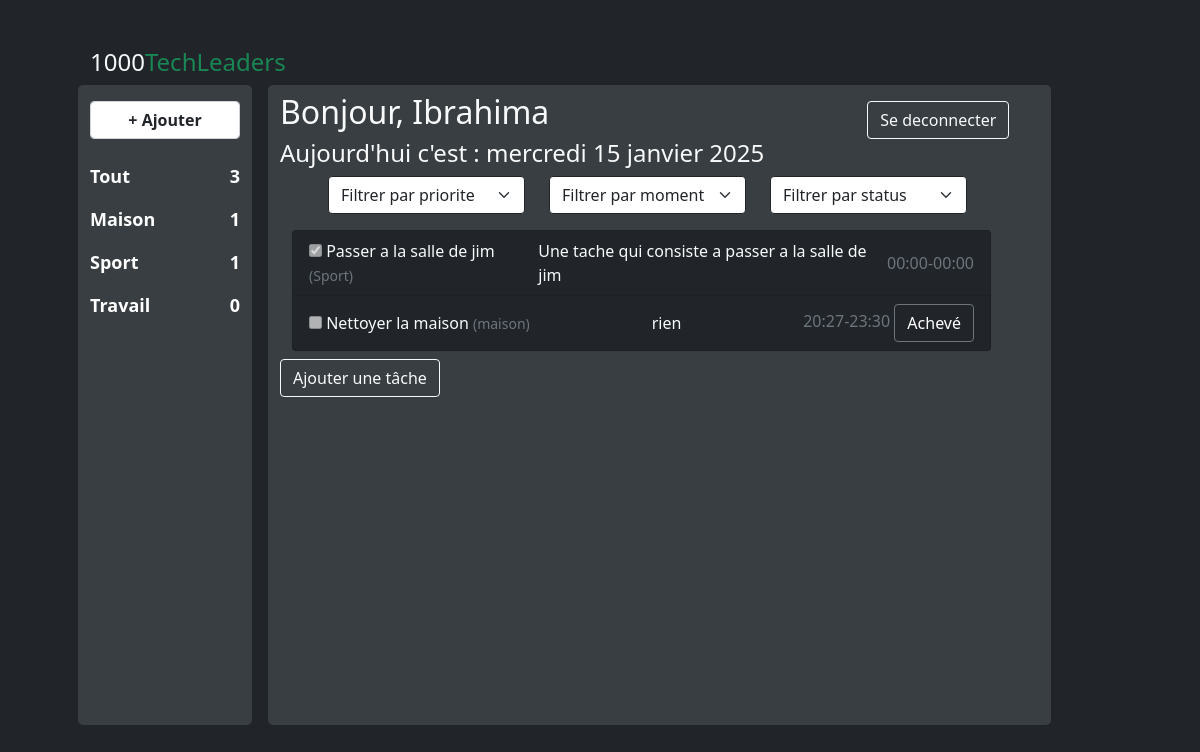
Screenshot of /index/ (signed in) with the database file from the repository.
### task/models.py (models this page shows, shortened)
class Categorie(models.Model):
    name = models.CharField(max_length=100, validators=[MinLengthValidator(3)])
    created_at = models.DateTimeField(auto_now_add=True)
    def __str__(self):
        return self.name

class Task(models.Model):
    priority_choice = [
        ('Basse', 'Basse'),
        ('Moyenne', 'Moyenne'),
        ('Haute', 'Haute'),
        ('Maximale', 'Maximale'),
    ]
    categorie = models.ForeignKey(Categorie, on_delete=models.CASCADE, db_index=True)
    title = models.CharField(max_length=100, validators=[MinLengthValidator(3)])
    description = models.TextField(blank=True, null=True)
    start_date = models.DateTimeField()
    end_date = models.DateTimeField()
    priority = models.CharField(max_length=10, choices=priority_choice, default='Basse')
    status = models.BooleanField(default=False)
    class Meta:
        indexes = [
            models.Index(fields=['categorie', 'end_date', 'start_date', 'priority'])
        ]

### task/views.py (the view)
# urls.py: path('index/', index , name='index'),
@login_required(login_url='/signin/')
def index(request):
    categories = Categorie.objects.all()
    formCategory = CategorieForm()
    formTask = TaskForm()
    tasks = Task.objects.all()
    tasks = trie(request, tasks)
    context = {
        'categories': categories,
        'formCategory': formCategory,
        'formTask': formTask,
        'tasks': tasks,
        'today': timezone.now().date
    }
    return render(request, 'index.html', context)

### task/forms.py
class CategorieForm(forms.ModelForm):
    class Meta:
        model = Categorie
        fields = ('name', )
        widjets = {
            'name': forms.TextInput(attrs={'class': 'form-control bg-dark text-white border-secondary'}),
        }

class TaskForm(forms.ModelForm):
    class Meta:
        model = Task
        fields = ('categorie', 'title', 'description', 'start_date', 'end_date', 'priority')
        widgets = {
            'categorie': forms.Select(attrs={'class': 'form-control bg-dark text-white border-secondary'}),
            'title': forms.TextInput(attrs={'class': 'form-control bg-dark text-white border-secondary'}),
            'description': forms.Textarea(attrs={'class': 'form-control bg-dark text-white border-secondary', 'rows': 3}),
            'start_date': forms.DateTimeInput(format='%Y-%m-%dT%H:%M',attrs={'type': 'date', 'class': 'form-control bg-dark text-white border-secondary','type': 'datetime-local'}),
            'end_date': forms.DateTimeInput(format='%Y-%m-%dT%H:%M',attrs={'type': 'date', 'class': 'form-control bg-dark text-white border-secondary','type': 'datetime-local'}),
            'priority': forms.Select(attrs={'class': 'form-control bg-dark text-white border-secondary'}),
        }
    def __init__(self, *args, **kwargs):
        super().__init__(*args, **kwargs)
        self.fields['categorie'].empty_label = "Cliquez pour choisir"

### task/views.py (called while the page is built, shortened)
def trie(request, tasks):
    filter_date = request.GET.get('date')
    priority_task = request.GET.get('priority')
    status_task = request.GET.get('status')
    today = timezone.now().date()
    if priority_task:
        tasks = tasks.filter(priority__iexact=priority_task.capitalize())
    if status_task:
        if status_task == 'termine':
            tasks = tasks.filter(status=True)
        elif status_task == 'nontermine':
            tasks = tasks.filter(status=False)
    return tasks

### task/templates/index.html (shortened to what this page needs)
{% load static %}
<!DOCTYPE html>
<html lang="en">
<head>
    <link rel="stylesheet" href="{% static 'css/style.css' %}" />
    <link rel="stylesheet" href="{% static 'css/bootstrap.min.css' %}" />
    <link rel="stylesheet" href="https://cdn.jsdelivr.net/npm/bootstrap-icons@1.11.3/font/bootstrap-icons.min.css">
</head>
<body class='container bg-dark'>
    <div class="m-5 mt-5 border-light">
        <div class="row">
            <h4 class="text-light">1000<span class="text-success">TechLeaders</span></h4>
            <div class="col-2 colCategorie">
                <button class="form-control fw-bold my-3" type="button" data-bs-toggle="modal"
                    data-bs-target="#exampleModal">+
                    Ajouter</button>
                <a href="{% url "index" %}" class="text-decoration-none bg-dark fw-bold text-white">
                    <div class="row d-flex categorie py-2 align-item-between">
                        <div class="col-7 text-start">Tout</div>
                        <div class="col-5 text-end">{{ categories.count }}</div>
                    </div>
                </a>
                {% for categorie in categories %}
                <a href="{% url "task_categorie" categorie.pk %}" class="text-decoration-none bg-dark fw-bold text-white">
                    <div class="row d-flex categorie py-2 align-item-between">
                        <div class="col-7 text-start">{{ categorie.name|title }}</div>
                        <div class="col-5 text-end">{{ categorie.task_set.count }}</div>
                    </div>
                </a>
                {% endfor %}
            </div>
            <div class="col-9 ms-3 colCategorie">
                <div class="row mt-2 justify-content-between d-flex">
                    <div class="col-9"><h2 class="text-light">Bonjour, Ibrahima</h2></div>
                    <div class="col  d-flex align-items-end">
                        <form action="{% url 'logout' %}" method="post">
                            <button type='submit' class="btn btn-outline-light">Se deconnecter</button>
                        </form>
                    </div>
                </div>
                <h4 class="text-light">Aujourd'hui c'est : {{ today|date:'l d F Y' }}</h4>
                <div class="row container d-flex align-items-center my-2">
                    <div class="row d-flex align-items-end mb-3 justify-content-end">
                        <form method="get" class="row">
                            <div class="col-4">
                                <select name="priority" class="form-select btn-outline-dark" onchange="this.form.submit()">
                                    <option value="">Filtrer par priorite</option>
                                </select>
                            </div>
                            <div class="col-4">
                                <select name="date" class="form-select btn-outline-dark" onchange="this.form.submit()">
                                    <option value="">Filtrer par moment</option>
                                </select>
                            </div>
                            <div class="col-4">
                                <select name="status" class="form-select btn-outline-dark" onchange="this.form.submit()">
                                    <option value="">Filtrer par status</option>
                                </select>
                            </div>
                        </form>
                    </div>
                    <ul class="list-group">
                        {% for task in tasks %}
                        <li class="list-group-item d-flex text-light bg-dark justify-content-between align-items-center">
                            <div class="text-start">
                                <input type="checkbox" {% if task.status %} checked {% endif %} disabled>
                                {{ task.title }} <small class="text-secondary">({{ task.categorie.name }})</small>
                            </div>
                            {{ task.description }}
                            <span class="text-muted">{{ task.start_date|date:"H:i" }}-{{ task.end_date|date:"H:i" }}
                                {% if not task.status %}
                                <form action="{% url "acheve_task" task.id %}" method="post" style="display:inline;">
                                    <button type="submit" class="btn border-secondary btn-outline-dark text-white">Achevé</button>
                                </form>
                                {% endif %}
                            </span>
                        </li>
                        {% endfor %}
                    </ul>
                </div>
                <button type="button" class="btn btn-outline-light" data-bs-toggle="modal" data-bs-target="#addTask">Ajouter une tâche</button>
            </div>
        </div>
    </div>
</body>
</html>

### task/templates/index.html (style rules this page uses)
.categorie { font-size: large; }
.colCategorie { background-color: #383e41; height: 80vh; border-radius: 5px; }

### rows the page displays
Categorie: name "Maison", task_set.count "1"
Categorie: name "Sport", task_set.count "1"
Categorie: name "Travail", task_set.count "0"
Task: status "☑", title "Passer a la salle de jim", categorie.name "Sport", description "Une tache qui consiste a passer a la salle de jim", start_date "00:00", end_date "00:00"
Task: title "Nettoyer la maison", categorie.name "maison", description "rien", start_date "20:27", end_date "23:30", shows "Achevé"

### other values shown
{{ categories.count }} "3"
